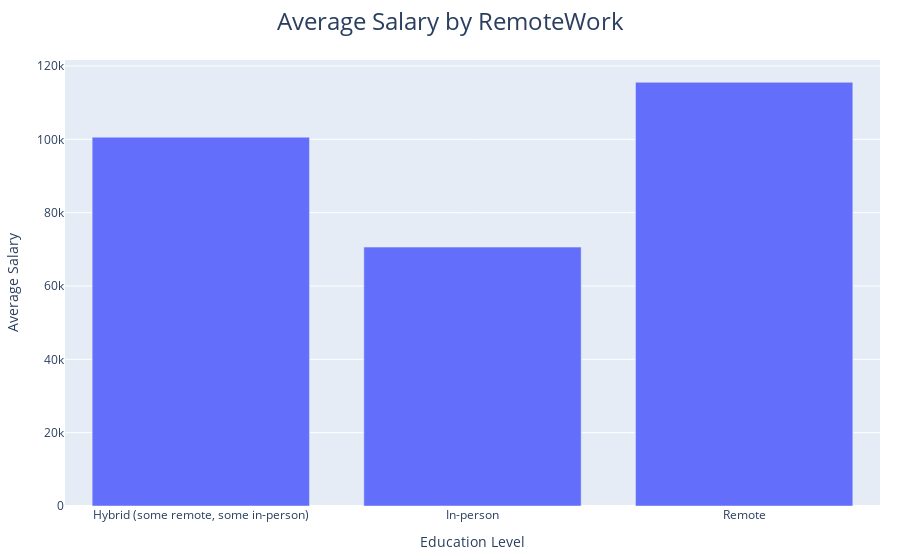

The cell this chart's notebook holds for it:
### Markdown cell above
### Salary distribution by work mode

### Code cell
avg_salary_by_education = df2023.groupby('RemoteWork')['SalaryUSD'].mean().reset_index()
fig_bar = px.bar(avg_salary_by_education, x='RemoteWork', y='SalaryUSD', 
                  title="Average Salary by RemoteWork",
                  labels={'SalaryUSD': 'Average Salary', 'RemoteWork': 'Education Level'})
fig_bar.update_layout(title_x=0.5, title_font=dict(size=24), margin=dict(t=60, b=20, l=20, r=20))

### Figure 1 — Plotly figure (JSON) as saved in the notebook; plotly's stock layout.template omitted (floating-point values rounded to 4 significant figures)
{"data": [{"alignmentgroup": "True", "hovertemplate": "Education Level=%{x}<br>Average Salary=%{y}<extra></extra>", "legendgroup": "", "marker": {"color": "#636efa", "pattern": {"shape": ""}}, "name": "", "offsetgroup": "", "orientation": "v", "showlegend": false, "textposition": "auto", "type": "bar", "x": ["Hybrid (some remote, some in-person)", "In-person", "Remote"], "xaxis": "x", "y": [100600.0, 70620.0, 115600.0], "yaxis": "y"}], "layout": {"barmode": "relative", "legend": {"tracegroupgap": 0}, "margin": {"b": 20, "l": 20, "r": 20, "t": 60}, "title": {"font": {"size": 24}, "text": "Average Salary by RemoteWork", "x": 0.5}, "xaxis": {"anchor": "y", "domain": [0, 1], "title": {"text": "Education Level"}}, "yaxis": {"anchor": "x", "domain": [0, 1], "title": {"text": "Average Salary"}}}}
